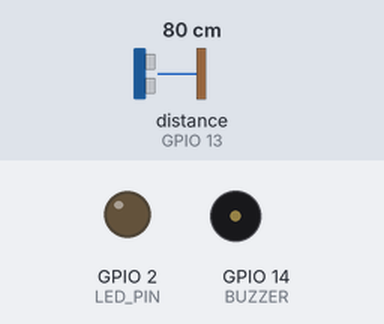
The sketch below on a simulated ESP32. On the bench: output pins drawn as LEDs (lit = HIGH), buzzer (waves = sounding). Wiring (inferred from the names in the program): ultrasonic range finder: trigger GPIO 12; echo GPIO 13. The test bench sets the inputs (shaded band); at power-on: distance to the obstacle (sensor on GPIO 13) 80 cm. The echo pulse lasts 58.3 µs per cm; WiFi joins after 1.5 s; servers stay silent unless stated; no MQTT or app messages arrive unless stated; pins used as bus, display or sensor lines are not drawn; what the sketch prints to the serial monitor is not drawn.

Above: at 0.1 s.
At 2.7 s:
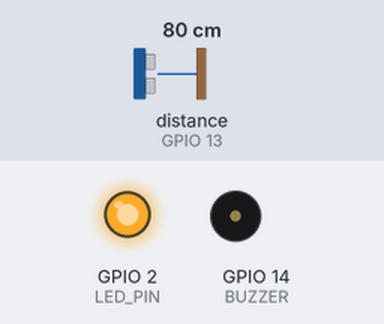
2.8 s: distance to the obstacle (sensor on GPIO 13) set to 16 cm
16.8 s: distance to the obstacle (sensor on GPIO 13) set to 13 cm
28.0 s: distance to the obstacle (sensor on GPIO 13) set to 18 cm
At 31.76 s:
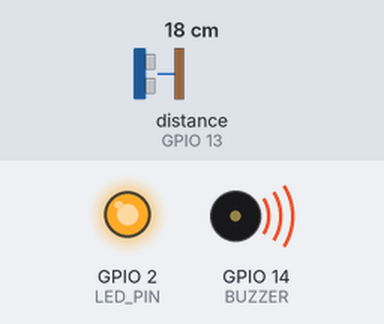
Timing chart, 0 to 33.5 s (numbered marks = the images above; inputs shaded):
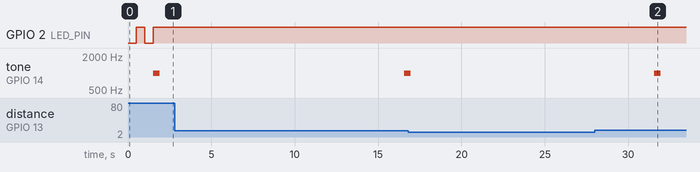

The sketch:

water_monitor.ino
```cpp
// ============================================
// Water Level Monitor — MQTT (ThingSpeak)
// Board  : ESP32
// Sensor : HC-SR04 Ultrasonic
// ============================================

#include <WiFi.h>
#include <PubSubClient.h>

// ── WiFi ────────────────────────────────────
const char* ssid     = "He’s sad";
const char* password = "123456789";

// ── MQTT (ThingSpeak) ───────────────────────
const char* mqttServer = "mqtt3.thingspeak.com";
const int   mqttPort   = 1883;

const char* mqttUser = "FRk1MQY0JRwGNQU5OjsbORc";
const char* mqttPass = "MhOWTrn9CTr7PtoqcN0JlUDU";
const char* clientID = "FRk1MQY0JRwGNQU5OjsbORc";

unsigned long channelID = 3359615;

// ── Pins ────────────────────────────────────
#define TRIG_PIN  12
#define ECHO_PIN  13
#define LED_PIN   2
#define BUZZER    14

// ── Tank config ─────────────────────────────
const float TANK_HEIGHT_CM = 18.0;

// 🔥 CALIBRATION (VERY IMPORTANT)
const float EMPTY_DISTANCE = 18;  // measure when empty
const float FULL_DISTANCE  = 2.5;   // measure when full

// Alerts (better realistic values)
const float ALERT_LOW_PCT  = 20.0;
const float ALERT_HIGH_PCT = 90.0;

// ── Objects ─────────────────────────────────
WiFiClient espClient;
PubSubClient client(espClient);

// ── Variables ───────────────────────────────
float distanceCm    = 0;
float waterLevelCm  = 0;
float waterLevelPct = 0;

// ── Measure distance ────────────────────────
float measureDistance() {
  digitalWrite(TRIG_PIN, LOW);
  delayMicroseconds(2);

  digitalWrite(TRIG_PIN, HIGH);
  delayMicroseconds(10);

  digitalWrite(TRIG_PIN, LOW);

  long dur = pulseIn(ECHO_PIN, HIGH, 30000);
  if (dur == 0) return -1.0;

  return (dur * 0.0343f) / 2.0f;
}

// ── WiFi connect (with timeout) ─────────────
void connectWiFi() {
  WiFi.begin(ssid, password);
  Serial.print("Connecting to WiFi");

  unsigned long start = millis();

  while (WiFi.status() != WL_CONNECTED && millis() - start < 15000) {
    delay(500);
    Serial.print(".");
    digitalWrite(LED_PIN, !digitalRead(LED_PIN));
  }

  if (WiFi.status() == WL_CONNECTED) {
    digitalWrite(LED_PIN, LOW);
    Serial.println("\nConnected! IP: " + WiFi.localIP().toString());
  } else {
    Serial.println("\nWiFi FAILED!");
  }
}

// ── MQTT connect ────────────────────────────
void connectMQTT() {
  while (!client.connected()) {
    Serial.print("Connecting to MQTT...");

    if (client.connect(clientID, mqttUser, mqttPass)) {
      Serial.println("Connected!");
    } else {
      Serial.print("Failed, rc=");
      Serial.print(client.state());
      Serial.println(" retrying...");
      delay(2000);
    }
  }
}

// ── Send data via MQTT ──────────────────────
void sendMQTT() {

  float raw = measureDistance();

  if (raw < 0) {
    Serial.println("[ERR] Sensor error!");
    return;
  }

  distanceCm = raw;

  // 🔥 CALIBRATED FORMULA
  waterLevelPct =
    (EMPTY_DISTANCE - distanceCm) /
    (EMPTY_DISTANCE - FULL_DISTANCE) * 100.0;

  waterLevelPct = constrain(waterLevelPct, 0, 100);
  waterLevelCm  = (waterLevelPct / 100.0) * TANK_HEIGHT_CM;

  // ── Status ───────────────────────────────
  String status;

  if (waterLevelPct <= ALERT_LOW_PCT) {
    status = "LOW";
    digitalWrite(LED_PIN, HIGH);
    tone(BUZZER, 1000, 400);
  }
  else if (waterLevelPct >= ALERT_HIGH_PCT) {
    status = "HIGH";
    digitalWrite(LED_PIN, HIGH);
    tone(BUZZER, 2000, 400);
  }
  else {
    status = "NORMAL";
    digitalWrite(LED_PIN, LOW);
    noTone(BUZZER);
  }

  // ── MQTT send ────────────────────────────
  if (!client.connected()) connectMQTT();
  client.loop();

  String topic = "channels/" + String(channelID) + "/publish";

  String payload =
    "field1=" + String(waterLevelPct) +
    "&field2=" + String(waterLevelCm) +
    "&field3=" + String(distanceCm) +
    "&field4=" + status;

  if (client.publish(topic.c_str(), payload.c_str())) {
    Serial.println("MQTT sent successfully!");
  } else {
    Serial.println("MQTT send FAILED!");
  }

  // ── Debug print ──────────────────────────
  Serial.printf(
    "Dist: %.1f cm | Level: %.1f cm | %.1f%% | %s\n",
    distanceCm, waterLevelCm, waterLevelPct, status.c_str()
  );
}

// ── Setup ───────────────────────────────────
void setup() {
  Serial.begin(115200);

  pinMode(TRIG_PIN, OUTPUT);
  pinMode(ECHO_PIN, INPUT);
  pinMode(LED_PIN, OUTPUT);
  pinMode(BUZZER, OUTPUT);

  digitalWrite(LED_PIN, LOW);

  Serial.println("\n=== Water Monitor — MQTT ===");

  connectWiFi();
  client.setServer(mqttServer, mqttPort);
}

// ── Loop ────────────────────────────────────
void loop() {
  sendMQTT();
  delay(15000); // ThingSpeak limit
}
```

Measured:
- after the input at 28.0 s, GPIO 2 (LED_PIN): stays HIGH (without the input it goes to LOW after 3.6 s); tone on GPIO 14 (BUZZER): silent → 1000 Hz after 3.6 s, → silent 0.40 s later
